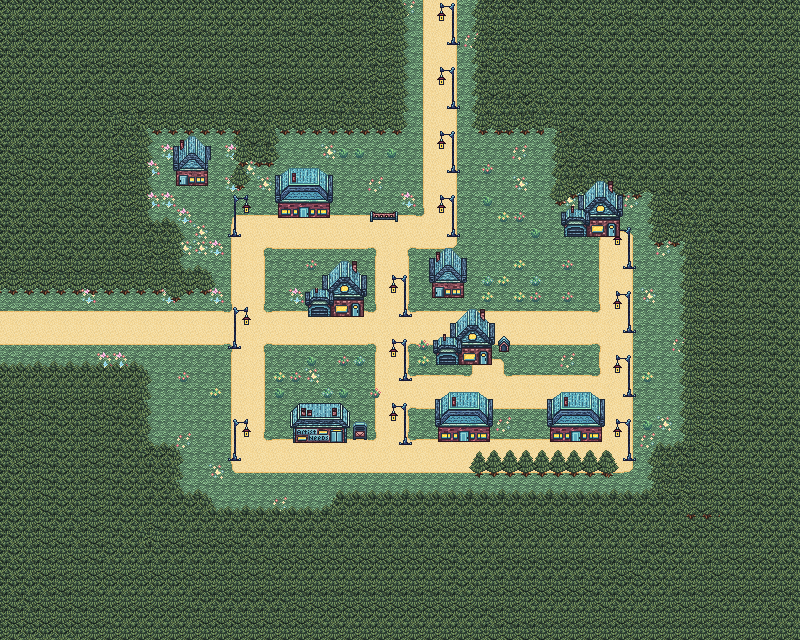

The image is a tile-based game level rendered from a .tmx file. Its description and source (layers, tilesets, objects; grid data summarised) follow:
An orthogonal 50x40 tile map with 16x16 px tiles, 6 tile layers (Grass, Trees, Copy of Trees, NightLantaarn, ...), 6 tilesets and 51 objects.

<map version="1.2" tiledversion="1.2.2" orientation="orthogonal" renderorder="right-down" width="50" height="40" tilewidth="16" tileheight="16" infinite="0" nextlayerid="9" nextobjectid="94">
 <tileset firstgid="1" source="Nieuwe TILESETS.tsx" />
 <tileset firstgid="401" source="ArtistSpriteSheet.tsx" />
 <tileset firstgid="459" name="ArtistHouses" tilewidth="16" tileheight="16" tilecount="64" columns="16">
  <image source="ArtistHouses.png" width="256" height="64" />
 </tileset>
 <tileset firstgid="523" name="Enviroment" tilewidth="16" tileheight="16" tilecount="256" columns="16">
  <image source="spritesheet_5.0.png" width="256" height="257" />
 </tileset>
 <tileset firstgid="779" source="Rube_Sprite_Sheet.tsx" />
 <tileset firstgid="1291" source="Artist_Village_Tree_Together.tsx" />
 <layer id="1" name="Grass" width="50" height="40">
  <data>[2000 cells, 2000 non-empty, 19 distinct tile ids]</data>
 </layer>
 <layer id="2" name="Trees" width="50" height="40">
  <data>[2000 cells, 695 non-empty, 34 distinct tile ids]</data>
 </layer>
 <layer id="8" name="Copy of Trees" width="50" height="40">
  <data>[2000 cells, 939 non-empty, 31 distinct tile ids]</data>
 </layer>
 <layer id="4" name="NightLantaarn" width="50" height="40">
  <data>[2000 cells, 60 non-empty, 6 distinct tile ids]</data>
 </layer>
 <layer id="5" name="Enviroment" width="50" height="40">
  <data>[2000 cells, 105 non-empty, 43 distinct tile ids]</data>
 </layer>
 <objectgroup id="7" name="Collision Mask">
  <object id="1" x="448.667" y="35.6667" width="8.8333" height="11.6667" />
  <object id="2" x="450" y="98.4167" width="6.8333" height="12.9167" />
  <object id="3" x="449.5" y="165.083" width="7.16667" height="8.58333" />
  <object id="4" x="450.068" y="227.705" width="6.02273" height="9.79545" />
  <object id="5" x="402" y="309.25" width="5.375" height="8" />
  <object id="7" x="401" y="372.477" width="6.875" height="8.27273" />
  <object id="8" x="401" y="437.523" width="7" height="6.97727" />
  <object id="11" x="625.091" y="451.614" width="5.75757" height="10.0227" />
  <object id="12" x="625.818" y="388.682" width="6.81818" height="8.5909" />
  <object id="13" x="625.455" y="324.318" width="6.9773" height="8.5909" />
  <object id="14" x="624.773" y="260.386" width="7.2727" height="9.2045" />
  <object id="15" x="230.886" y="451.75" width="7.25" height="9.5227" />
  <object id="21" x="176.125" y="160.125" width="31.75" height="25.75" />
  <object id="23" x="277.909" y="192" width="52.1818" height="25.8182" />
  <object id="24" x="307.212" y="290.485" width="56.2727" height="25.7576" />
  <object id="26" x="292.625" y="416.125" width="54.375" height="26.875" />
  <object id="27" x="563.5" y="208" width="56.625" height="28.875" />
  <object id="29" x="496.875" y="335.938" width="13.5" height="16.0625" />
  <object id="31" x="434.625" y="336" width="57.25" height="28.75" />
  <object id="32" x="437.875" y="415.625" width="52" height="25.875" />
  <object id="33" x="549.909" y="415.818" width="52.0909" height="26.0909" />
  <object id="34" x="352.125" y="421.75" width="15.5" height="18.25" />
  <object id="36" x="431.818" y="271.818" width="32.1818" height="25.6364" />
  <object id="37" x="370.25" y="211" width="27.625" height="11" />
  <object id="51" x="-22.75" y="372.75" width="165.917" height="13.9167" />
  <object id="55" x="141" y="102.75" width="260.25" height="33.5" />
  <object id="56" x="378.75" y="-1.25" width="22" height="112" />
  <object id="57" x="480" y="-1.5" width="63.25" height="136.25" />
  <object id="59" x="686" y="156.75" width="24" height="288.25" />
  <object id="60" x="406" y="501.5" width="268" height="21" />
  <object id="65" x="143.365" y="372.551" width="165.917" height="12.1672" rotation="-269.892" />
  <object id="69" x="142.5" y="450.25" width="34" height="54.75" />
  <object id="71" x="179.5" y="495.5" width="28" height="25.25" />
  <object id="72" x="208" y="514.25" width="127.25" height="25" />
  <object id="74" x="333" y="501.75" width="77" height="59.5" />
  <object id="77" x="650.833" y="482.083" width="87" height="30.1667" />
  <object id="78" x="653.75" y="449.5" width="44.75" height="49.5" />
  <object id="79" x="718.5" y="476.75" width="1" />
  <object id="80" x="653.75" y="154.5" width="48.5" height="91.75" />
  <object id="81" x="559" y="137.75" width="95.5" height="61.5" />
  <object id="82" x="543.75" y="76" width="37" height="61" />
  <object id="83" x="232" y="127" width="14.25" height="65" />
  <object id="84" x="237" y="133.5" width="38" height="33.5" />
  <object id="85" x="106.25" y="120.75" width="38.5" height="108" />
  <object id="86" x="133.75" y="226.25" width="43.25" height="49" />
  <object id="87" x="-8" y="272.75" width="218.25" height="21.5" />
  <object id="88" x="169.25" y="284" width="12.5" height="20" />
  <object id="89" x="231.125" y="338.5" width="6.25" height="10.875" />
  <object id="90" x="230.75" y="229.375" width="7" height="7.75" />
  <object id="91" x="474" y="464.333" width="140.333" height="16" />
  <object id="93" x="556" y="189.375" width="13" height="17.75" />
 </objectgroup>
 <layer id="6" name="NonCollision" width="50" height="40">
  <data>[2000 cells, 68 non-empty, 28 distinct tile ids]</data>
 </layer>
</map>
